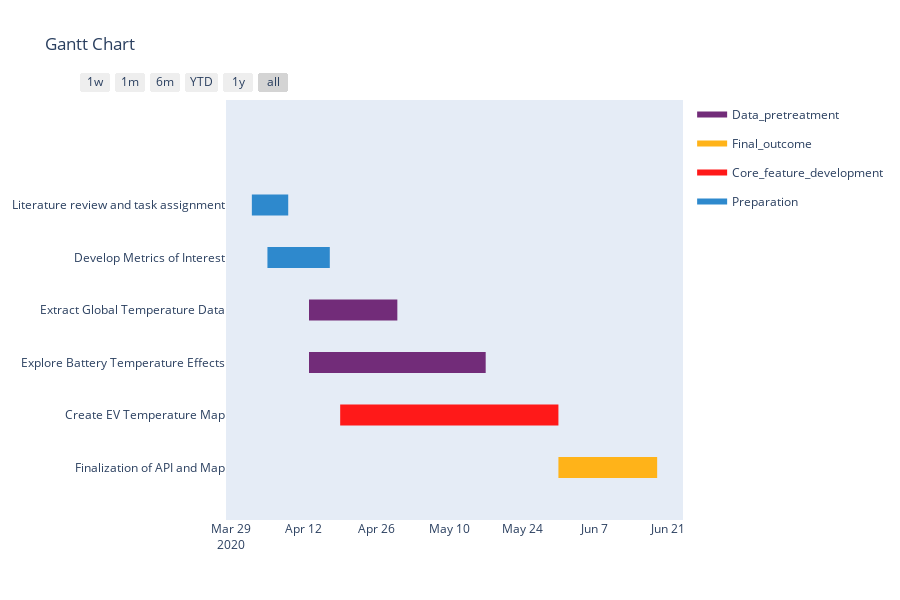

The cell this chart's notebook holds for it:
### Markdown cell above
# Gantt Chart

This jupyter notebook shows the expected timeline for our project in the form of a Gantt Chart.

### Code cell
import plotly.figure_factory as ff

df = [dict(Task="Finalization of API and Map", Start='2020-05-31', Finish='2020-06-19', Resource='Final_outcome'),
      dict(Task='Create EV Temperature Map', Start='2020-04-19', Finish='2020-05-31', Resource='Core_feature_development'),
      dict(Task='Explore Battery Temperature Effects', Start='2020-04-13', Finish='2020-05-17', Resource="Data_pretreatment"),
      dict(Task='Extract Global Temperature Data', Start='2020-04-13', Finish='2020-04-30', Resource="Data_pretreatment"),
      dict(Task='Develop Metrics of Interest', Start='2020-04-05', Finish='2020-04-17', Resource="Preparation"),
      dict(Task='Literature review and task assignment', Start='2020-04-02', Finish='2020-04-09', Resource='Preparation')]

colors = dict(Preparation = 'rgb(46, 137, 205)',
              Data_pretreatment = 'rgb(114, 44, 121)',
              Core_feature_development = 'rgb(255, 25, 25)',
              Final_outcome = 'rgb(255, 179, 25)')

fig = ff.create_gantt(df, colors=colors, index_col='Resource',
                      show_colorbar=True)
fig.show()

### Figure 1 — Plotly figure (JSON) as saved in the notebook; plotly's stock layout.template omitted (floating-point values rounded to 4 significant figures)
{"data": [{"fill": "toself", "fillcolor": "rgb(114, 44, 121)", "hoverinfo": "name", "legendgroup": "rgb(114, 44, 121)", "mode": "none", "name": "Data_pretreatment", "type": "scatter", "x": ["2020-04-13", "2020-05-17", "2020-05-17", "2020-04-13", "2020-04-13", "2020-04-13", "2020-04-30", "2020-04-30", "2020-04-13"], "y": [1.8, 1.8, 2.2, 2.2, null, 2.8, 2.8, 3.2, 3.2]}, {"fill": "toself", "fillcolor": "rgb(255, 179, 25)", "hoverinfo": "name", "legendgroup": "rgb(255, 179, 25)", "mode": "none", "name": "Final_outcome", "type": "scatter", "x": ["2020-05-31", "2020-06-19", "2020-06-19", "2020-05-31"], "y": [-0.2, -0.2, 0.2, 0.2]}, {"fill": "toself", "fillcolor": "rgb(255, 25, 25)", "hoverinfo": "name", "legendgroup": "rgb(255, 25, 25)", "mode": "none", "name": "Core_feature_development", "type": "scatter", "x": ["2020-04-19", "2020-05-31", "2020-05-31", "2020-04-19"], "y": [0.8, 0.8, 1.2, 1.2]}, {"fill": "toself", "fillcolor": "rgb(46, 137, 205)", "hoverinfo": "name", "legendgroup": "rgb(46, 137, 205)", "mode": "none", "name": "Preparation", "type": "scatter", "x": ["2020-04-05", "2020-04-17", "2020-04-17", "2020-04-05", "2020-04-05", "2020-04-02", "2020-04-09", "2020-04-09", "2020-04-02"], "y": [3.8, 3.8, 4.2, 4.2, null, 4.8, 4.8, 5.2, 5.2]}, {"legendgroup": "rgb(114, 44, 121)", "marker": {"color": "rgb(114, 44, 121)", "opacity": 0, "size": 1}, "mode": "markers", "name": "", "showlegend": false, "text": [null, null, null, null], "type": "scatter", "x": ["2020-04-13", "2020-05-17", "2020-04-13", "2020-04-30"], "y": [2, 2, 3, 3]}, {"legendgroup": "rgb(255, 179, 25)", "marker": {"color": "rgb(255, 179, 25)", "opacity": 0, "size": 1}, "mode": "markers", "name": "", "showlegend": false, "text": [null, null], "type": "scatter", "x": ["2020-05-31", "2020-06-19"], "y": [0, 0]}, {"legendgroup": "rgb(255, 25, 25)", "marker": {"color": "rgb(255, 25, 25)", "opacity": 0, "size": 1}, "mode": "markers", "name": "", "showlegend": false, "text": [null, null], "type": "scatter", "x": ["2020-04-19", "2020-05-31"], "y": [1, 1]}, {"legendgroup": "rgb(46, 137, 205)", "marker": {"color": "rgb(46, 137, 205)", "opacity": 0, "size": 1}, "mode": "markers", "name": "", "showlegend": false, "text": [null, null, null, null], "type": "scatter", "x": ["2020-04-05", "2020-04-17", "2020-04-02", "2020-04-09"], "y": [4, 4, 5, 5]}], "layout": {"height": 600, "hovermode": "closest", "showlegend": true, "title": {"text": "Gantt Chart"}, "xaxis": {"rangeselector": {"buttons": [{"count": 7, "label": "1w", "step": "day", "stepmode": "backward"}, {"count": 1, "label": "1m", "step": "month", "stepmode": "backward"}, {"count": 6, "label": "6m", "step": "month", "stepmode": "backward"}, {"count": 1, "label": "YTD", "step": "year", "stepmode": "todate"}, {"count": 1, "label": "1y", "step": "year", "stepmode": "backward"}, {"step": "all"}]}, "showgrid": false, "type": "date", "zeroline": false}, "yaxis": {"autorange": false, "range": [-1, 7], "showgrid": false, "ticktext": ["Finalization of API and Map", "Create EV Temperature Map", "Explore Battery Temperature Effects", "Extract Global Temperature Data", "Develop Metrics of Interest", "Literature review and task assignment"], "tickvals": [0, 1, 2, 3, 4, 5], "zeroline": false}}}
